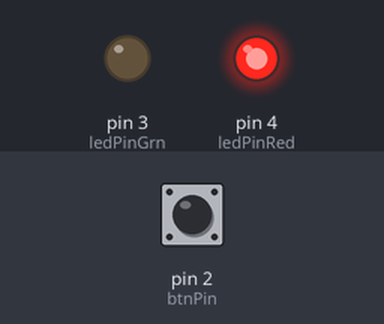
Recording of a sketch running on a simulated Arduino Uno, built with avr-gcc and run on an emulated ATmega328P. Parts: output pins drawn as LEDs (lit = HIGH). Inputs (shaded band) come from the test bench; at power-on: pin 2 (btnPin) LOW.

Above: at 1.2 s.
1.3 s: pin 2 (btnPin) pulled HIGH for 0.15 s
At 2.3 s:
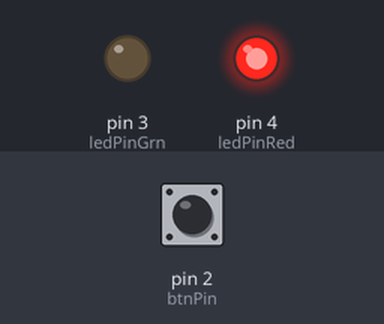
3.0 s: pin 2 (btnPin) pulled HIGH for 1 s
At 4.5 s:
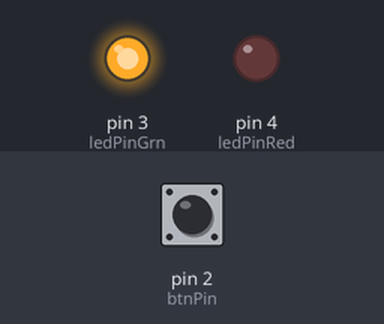
5.5 s: pin 2 (btnPin) pulled HIGH for 0.15 s
At 5.6 s:
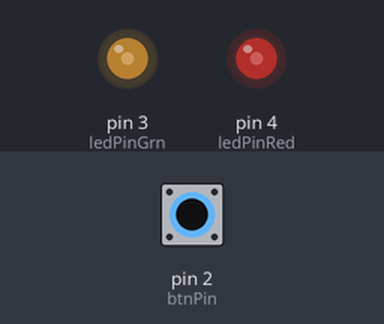
7.2 s: pin 2 (btnPin) pulled HIGH for 3.2 s
At 11.8 s:
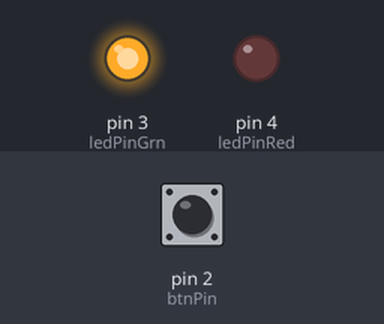
Timing chart, 0 to 12.9 s (numbered marks = the images above; inputs shaded):
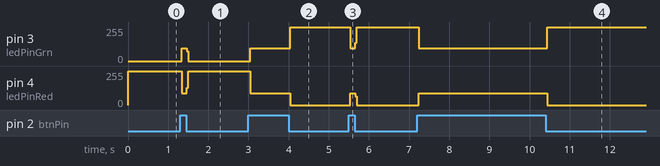

The sketch:

Multi-LED-Button.ino
```cpp
const int btnPin = 2;
const int ledPinRed = 4;
const int ledPinGrn = 3;

int buttonState = 0;

bool lightRed = true;

void setup() {
  // put your setup code here, to run once:
  pinMode(ledPinRed, OUTPUT);
  pinMode(ledPinGrn, OUTPUT);
  pinMode(btnPin, INPUT);

  digitalWrite(ledPinRed, HIGH);
}

void loop() {
  // put your main code here, to run repeatedly:

  buttonState = digitalRead(btnPin);

  if(buttonState == HIGH){
    lightRed = !lightRed;

    if(lightRed){
      digitalWrite(ledPinGrn, LOW);
      digitalWrite(ledPinRed, HIGH);
    }
    else{
      digitalWrite(ledPinRed, LOW);
      digitalWrite(ledPinGrn, HIGH);
    }
  }


}
```

Measured:
- after the input at 1.3 s, pin 3 (ledPinGrn): 0/255 → 96/255 at once, → 0/255 0.12 s later; pin 4 (ledPinRed): 255/255 → 88/255 at once, → 255/255 0.12 s later
- after the input at 3.0 s, pin 3 (ledPinGrn): 0/255 → 96/255 at once, → 255/255 1.0 s later; pin 4 (ledPinRed): 255/255 → 88/255 at once, → 0/255 1.0 s later
- after the input at 5.5 s, pin 3 (ledPinGrn): 255/255 → 96/255 at once, → 255/255 0.12 s later; pin 4 (ledPinRed): 0/255 → 88/255 at once, → 0/255 0.12 s later
- after the input at 7.2 s, pin 3 (ledPinGrn): 255/255 → 96/255 at once, → 255/255 3.2 s later; pin 4 (ledPinRed): 0/255 → 88/255 at once, → 0/255 3.2 s later
